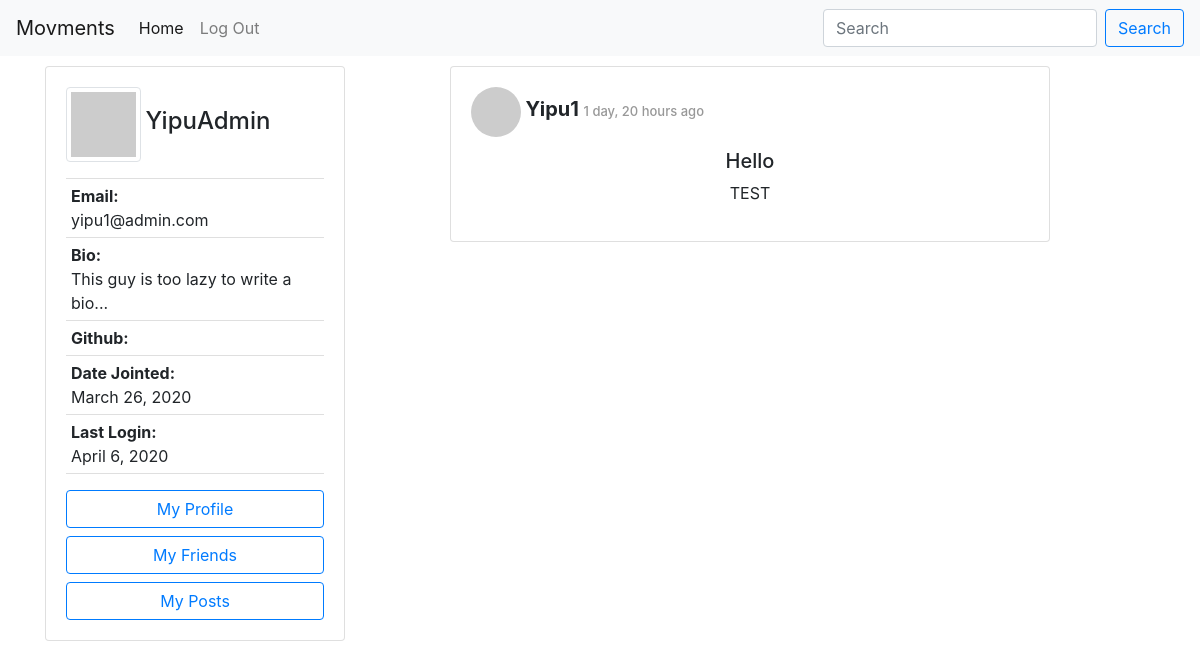
/author/404eaa6d-a252-40a0-9b65-d5ae2b23b360/posts (signed in), run on an earlier commit of the app's database.
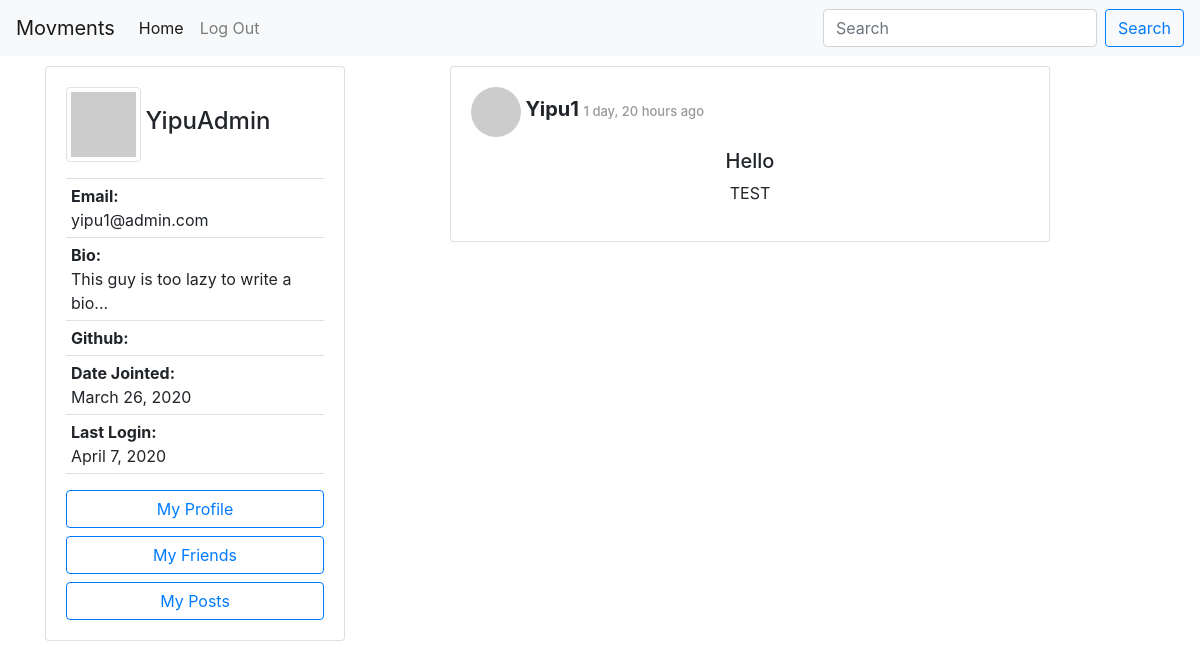
And on a later commit of the database.
### accounts/models.py (models this page shows, shortened)
class Author(AbstractBaseUser):
    email=models.EmailField(
        verbose_name='email address',
        max_length=60,
        unique=True,
    )
    id = models.CharField(primary_key=True, default=uuid.uuid4().urn[9:], editable=False,max_length=100,unique=True)
    displayName = models.CharField(max_length=30)
    lastName = models.CharField(max_length=30, blank=True)
    firstName = models.CharField(max_length=30, blank=True)
    host = models.CharField(default=settings.HOSTNAME, max_length=100)
    url = models.CharField(default="", max_length=100)
    avatar = models.ImageField(upload_to='avatar/', default = 'avatar/default-avatar.png', blank=True, null=True)
    github = models.URLField(default="", max_length=100, null=True)
    bio = models.CharField(default="This guy is too lazy to write a bio...", max_length=200, blank=True, null=True)
    date_joined=models.DateField(verbose_name="date joined", auto_now=True)
    last_login=models.DateField(verbose_name="last login", auto_now=True)
    active=models.BooleanField(default=True)
    activated=models.BooleanField(default=False)
    node=models.BooleanField(default=False)
    admin=models.BooleanField(default=False)
    share=models.BooleanField(default=False)
    share_image=models.BooleanField(default=False)
    objects = AuthorManager()
    USERNAME_FIELD = 'email'
    REQUIRED_FIELDS = ['displayName', ]

### posting/views.py (the view)
# urls.py: path('author/<str:author_id>/posts', APIviews.ViewUserPosts.as_view(), name='view user posts'),
class ViewUserPosts(APIView):
    '''
    show a specified author's posts.
    '''
    permission_classes = [IsAuthenticated]
    def get(self, request, author_id, format=None):
        try:
            author = Author.objects.filter(id=author_id)
            if not author.exists():
                return HttpResponseNotFound("Author Not Found")
            author = Author.objects.get(id=author_id)
            posts = getVisiblePosts(request.user, author)
            posts.sort(key=lambda x: x.published, reverse=True)
            context = {
                "posts": posts,
                "allowEdit": True,
            }
            return render(request, "posting/user-post-list.html", context)
        except Exception as e:
            return HttpResponseServerError(e)

### posting/helper_functions.py (called while the page is built, shortened)
def getVisiblePosts(requester, author=None):
    result = set()
    if requester.is_anonymous or requester.host != settings.HOSTNAME:
        if author:
            return list(Post.objects.filter(author=author, visibility='PUBLIC', unlisted=False).order_by('-published'))
        else:
            return list(Post.objects.filter(visibility='PUBLIC', unlisted=False).order_by('-published'))

### posting/templates/posting/user-post-list.html (shortened to what this page needs)
{% extends 'posting/homepage.html' %}
{% block shortProfile %}
    {% if request.user.is_authenticated %}
        {% include 'posting/profile-card.html' with request=request%}
    {% endif %}
{% endblock %}
{% block content %}
{% if posts %}
<ul>
    {% for post in posts %}
        {% include 'posting/post-full-view.html' with post=post %}
    {% endfor %}
</ul>
{% endif %}
{% endblock %}

### posting/templates/posting/profile-card.html (shortened to what this page needs)
<div class="card  position-fixed" style="width: 300px;">
    <div class="card-body">
    <img src="https://avatars.dicebear.com/v2/jdenticon/{{ request.user.displayName }}.svg" id="imgProfile" style="width: 75px; height: 75px" class="img-thumbnail" />
    <h4 class="card-title" style="display: inline;">{{request.user.displayName }}</h4>
    <p class="card-text">
        <ul class="list-group list-group-flush" >
            <li  class="list-group-item" style="padding: 5px;"><span style="font-weight: bold;">Email:</span><br>{{ request.user.email }}</li>
            <li  class="list-group-item" style="padding: 5px;"><span style="font-weight: bold;">Bio:</span><br>{{ request.user.bio }}</li>
            <li  class="list-group-item" style="padding: 5px;"><span style="font-weight: bold;">Github:</span><br>{{ request.user.github }}</li>
            <li  class="list-group-item" style="padding: 5px;"><span style="font-weight: bold;">Date Jointed:</span><br> {{ request.user.date_joined }}</li>
            <li  class="list-group-item" style="padding: 5px;"><span style="font-weight: bold;">Last Login:</span><br>{{ request.user.last_login }}</li>
        </ul>
    </p>
    <div id="user-menu">
        <a href="{% url 'accounts:view profile' request.user.id %}" class="btn btn-outline-primary btn-block">My Profile</a>
        <a href="{% url 'friendship:get friends list' request.user.id %}" class="btn btn-outline-primary btn-block">My Friends</a>
        <a href="{% url 'posting:view user posts' request.user.id %}" class="btn btn-outline-primary btn-block">My Posts</a>
    </div>
    </div>
</div>

What changed in the data, as far as the page shows it:
changed Author "YipuAdmin": user.last_login "April 6, 2020" → "April 7, 2020"
